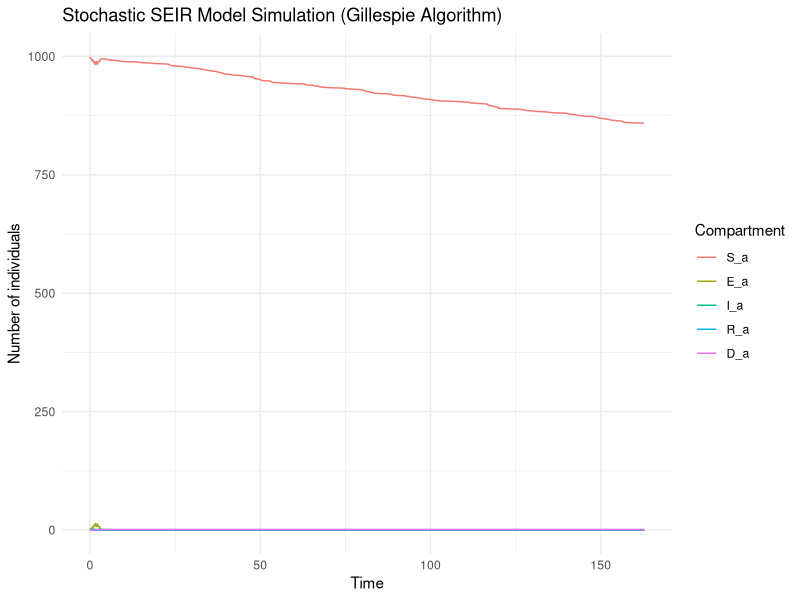
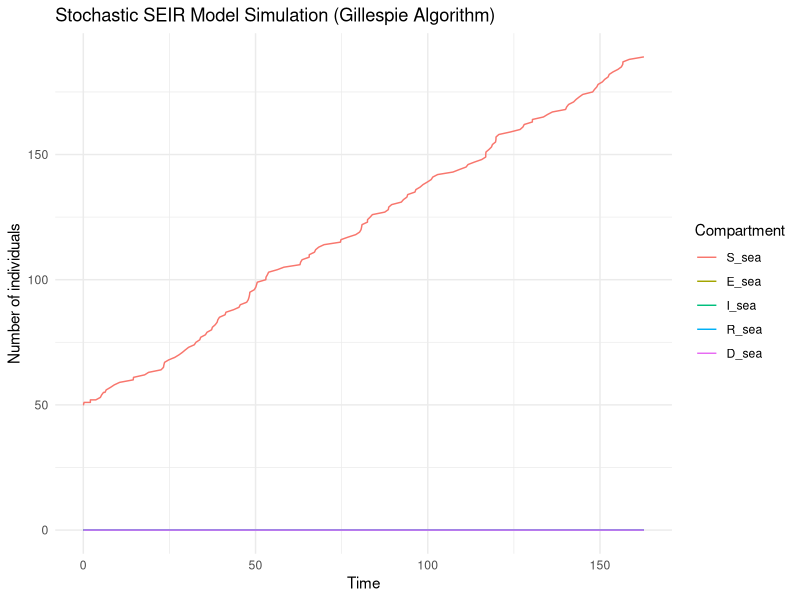

These figures' R source, in order: (Note: a time limit stopped this script after it produced the figures.)



# -------------------------------------------------------------------------

# transition A to sea



# -------------------------------------------------------------------------



library(tidyverse)
library(ggplot2)
library(reshape2)
library(abind)
library(cowplot)

# Parameters
total_time <- 160          # Simulation time

param = list( sigma = 1/5.2,            # Rate of progression from exposed to infectious (inverse of incubation period)
              gamma = 1/2.9,             # Recovery rate (inverse of infectious period)
              eta =  (1/5.2)*(0.1)*50,   # Rate of progression from infectious to exposed
              mu = (1/2.9) * 0.5,        # Rate of mortality 
              beta = c(0.01, 0.001),     # Transmission rate in a colony, at sea
              zeta = 0.001                # Transition from colony A to the sea
)


# Initial state

## In colony A
N <- 1000                  # Total population in colony A
initial_infected <- 1
initial_exposed <- 0
initial_recovered <- 0
initial_susceptible <- N - initial_infected - initial_exposed - initial_recovered
initial_dead <- 0

initial_state_A <- c(S = initial_susceptible,
                     E = initial_exposed,
                     I = initial_infected,
                     R = initial_recovered,
                     D = initial_dead)

## At sea
N <- 50                  # Total population at sea
initial_infected <- 0
initial_exposed <- 0
initial_recovered <- 0
initial_susceptible <- N - initial_infected - initial_exposed - initial_recovered
initial_dead <- 0

initial_state_sea <- c(S = initial_susceptible,
                       E = initial_exposed,
                       I = initial_infected,
                       R = initial_recovered,
                       D = initial_dead)



initial_state = matrix(data = c(initial_state_A,
                                initial_state_sea), 
                       nrow = 2, ncol = 5, 
                       byrow = T)

# Gillespie SEIR model function
gillespie_seir <- function(param, initial_state, total_time) {
  
  sigma = param$sigma
  gamma = param$gamma
  eta = param$eta
  mu = param$mu
  beta_colony = param$beta[1]
  beta_sea = param$beta[2]
  zeta = param$zeta

  times <- c(0)
  states <- array(dim = c(2,5,1), data = initial_state)
  
  while (times[length(times)] < total_time) {
    
    S_a <- states[1, 1, dim(states)[3]]
    E_a <- states[1, 2, dim(states)[3]]
    I_a <- states[1, 3, dim(states)[3]]
    R_a <- states[1, 4, dim(states)[3]]
    D_a <- states[1, 5, dim(states)[3]]
    
    S_sea <- states[2, 1, dim(states)[3]]
    E_sea <- states[2, 2, dim(states)[3]]
    I_sea <- states[2, 3, dim(states)[3]]
    R_sea <- states[2, 4, dim(states)[3]]
    D_sea <- states[2, 5, dim(states)[3]]
    
    rates <- c(
      "S_a_to_E_a" = beta_colony * S_a * I_a,
      "E_a_to_S_a" = eta * E_a,
      "E_a_to_I_a" = sigma * E_a,
      "I_a_to_R_a" = gamma * I_a,
      "I_a_to_D_a" = mu * I_a,
      
      "S_sea_to_E_sea" = beta_sea * S_sea * I_sea,
      "E_sea_to_S_sea" = eta * E_sea,
      "E_sea_to_I_sea" = sigma * E_sea,
      "I_sea_to_R_sea" = gamma * I_sea,
      "I_sea_to_D_sea" = mu * I_sea,
      
      "S_a_to_S_sea" = zeta * S_a,
      "E_a_to_E_sea" = zeta * E_a,
      "I_a_to_I_sea" = zeta * I_a,
      "R_a_to_R_sea" = zeta * R_a
      
      
    )
    
    total_rate <- sum(rates)
    
    if (total_rate == 0) {
      break
    }
    
    time_step <- rexp(1, total_rate)
    times <- c(times, times[length(times)] + time_step)
    
    transition <- sample(names(rates), 1, prob = rates / total_rate)
    
    if (transition == "S_a_to_E_a") {
      S_a <- S_a - 1
      E_a <- E_a + 1
    } else if (transition == "E_a_to_S_a") {
      E_a <- E_a - 1
      S_a <- S_a + 1
    } else if (transition == "E_a_to_I_a") {
      E_a <- E_a - 1
      I_a <- I_a + 1
    } else if (transition == "I_a_to_R_a") {
      I_a <- I_a - 1
      R_a <- R_a + 1
    } else if (transition == "I_a_to_D_a") {
      I_a <- I_a - 1
      D_a <- D_a + 1
    } else if (transition == "S_sea_to_E_sea") {
      S_sea <- S_sea - 1
      E_sea <- E_sea + 1
    } else if (transition == "E_sea_to_S_sea") {
      E_sea <- E_sea - 1
      S_sea <- S_sea + 1
    } else if (transition == "E_sea_to_I_sea") {
      E_sea <- E_sea - 1
      I_sea <- I_sea + 1
    } else if (transition == "I_sea_to_R_sea") {
      I_sea <- I_sea - 1
      R_sea <- R_sea + 1
    } else if (transition == "I_sea_to_D_sea") {
      I_sea <- I_sea - 1
      D_sea <- D_sea + 1
    } else if (transition == "S_a_to_S_sea") {
      S_a <- S_a - 1
      S_sea <- S_sea + 1
    } else if (transition == "E_a_to_E_sea") {
      E_a <- E_a - 1
      E_sea <- E_sea + 1
    } else if (transition == "I_a_to_I_sea") {
      I_a <- I_a - 1
      I_sea <- I_sea + 1
    } else if (transition == "R_a_to_R_sea") {
      R_a <- R_a - 1
      R_sea <- R_sea + 1
    }
    
    
    new_state = matrix(data = c(S_a, E_a, I_a, R_a, D_a,
                                S_sea, E_sea, I_sea, R_sea, D_sea), 
                           nrow = 2, ncol = 5, 
                           byrow = T)
    
    states <- abind(states, new_state)
  }
  
  return(list(times = times, states = states))
}



# Run simulation
result <- gillespie_seir(param, initial_state, total_time)

# Convert results to data frame for plotting
output <- data.frame(time = result$times,
                     
                     S_a = result$states[1, 1,],
                     E_a = result$states[1, 2,],
                     I_a = result$states[1, 3,],
                     R_a = result$states[1, 4,],
                     D_a = result$states[1, 5,],
                     
                     S_sea = result$states[2, 1,],
                     E_sea = result$states[2, 2,],
                     I_sea = result$states[2, 3,],
                     R_sea = result$states[2, 4,],
                     D_sea = result$states[2, 5,])



output_long <- melt(output, id = "time")

# Plot results

output_a = output_long %>% subset(., variable %in% c("S_a", "E_a", "I_a", "R_a", "D_a"))
plot_a = ggplot(output_a, aes(x = time, y = value, color = variable)) +
  geom_line() +
  labs(x = "Time", y = "Number of individuals", color = "Compartment") +
  theme_minimal() +
  ggtitle("Stochastic SEIR Model Simulation (Gillespie Algorithm)")

output_sea = output_long %>% subset(., variable %in% c("S_sea", "E_sea", "I_sea", "R_sea", "D_sea"))
plot_sea = ggplot(output_sea, aes(x = time, y = value, color = variable)) +
  geom_line() +
  labs(x = "Time", y = "Number of individuals", color = "Compartment") +
  theme_minimal() +
  ggtitle("Stochastic SEIR Model Simulation (Gillespie Algorithm)")


plot_a 
plot_sea


summary_output = function(output){
  
  N_a = output[1, c("S_a", "I_a")] %>% sum()
  
  max_infected_a = max(output[, "I_a"]) 
  prop_max_infected_a = max_infected_a / N_a
  dead_a = output[nrow(output), "D_a"]
  prop_dead_a = dead_a / N_a
    
  max_infected_sea = max(output[, "I_sea"]) 
  dead_sea = output[nrow(output), "D_sea"]
    
  prop_non_exposed_from_a = (output[nrow(output), "S_a"] + output[nrow(output), "S_sea"] - output[1, "S_sea"] ) / N_a
  
  return( data.frame(
    N_a = N_a,
    max_infected_a = max_infected_a,
    prop_max_infected_a = prop_max_infected_a,
    dead_a = dead_a,
    prop_dead_a = prop_dead_a,
    max_infected_sea = max_infected_sea,
    dead_sea = dead_sea,
    prop_non_exposed_from_a = prop_non_exposed_from_a
    
  ))
}

summary_output(output)

res = data.frame(
)


for (i in 1:10){

  result <- gillespie_seir(param, initial_state, total_time)
  
  output <- data.frame(time = result$times,
                       
                       S_a = result$states[1, 1,],
                       E_a = result$states[1, 2,],
                       I_a = result$states[1, 3,],
                       R_a = result$states[1, 4,],
                       D_a = result$states[1, 5,],
                       
                       S_sea = result$states[2, 1,],
                       E_sea = result$states[2, 2,],
                       I_sea = result$states[2, 3,],
                       R_sea = result$states[2, 4,],
                       D_sea = result$states[2, 5,])
  
  res = rbind(res, summary_output(output))
  
}
